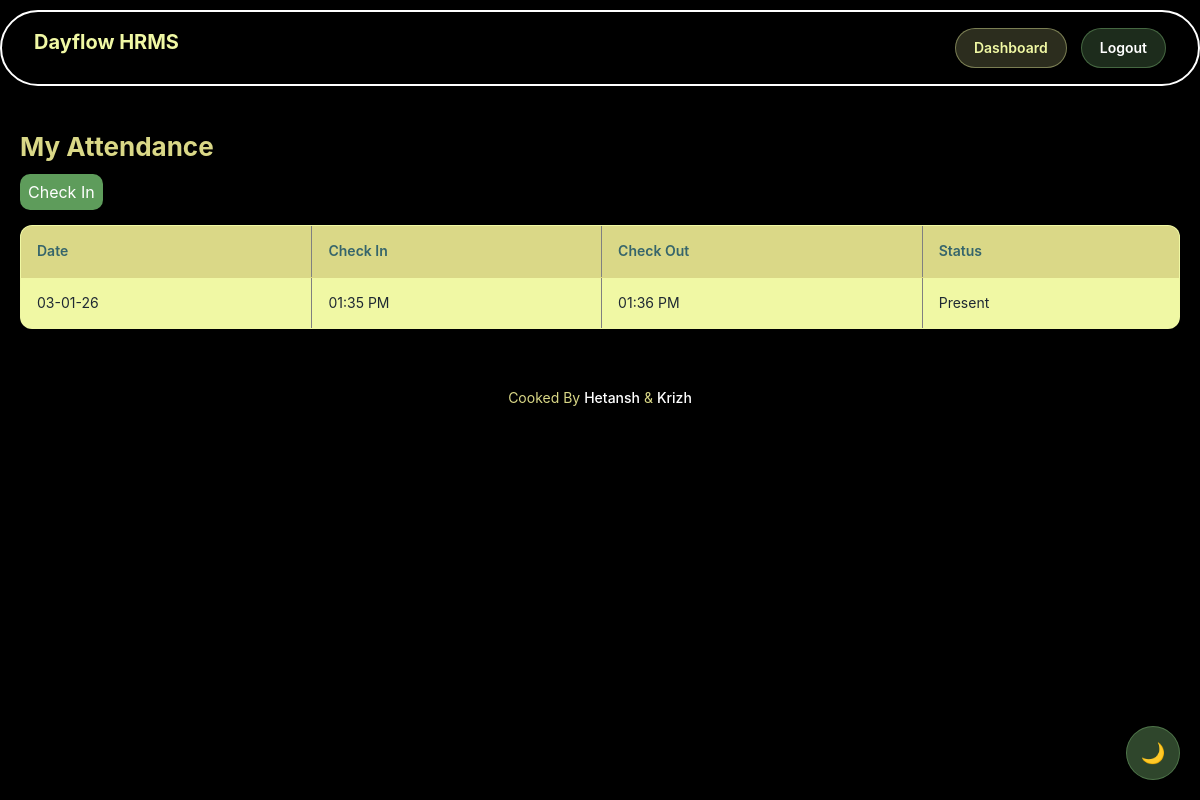
The page /employee/attendance (signed in) on the database its author committed.
### models.py (models this page shows)
class Attendance(db.Model):
    __tablename__ = "attendance"
    id = db.Column(db.Integer, primary_key=True)
    user_id = db.Column(db.Integer, db.ForeignKey("users.id"), nullable=False)
    date = db.Column(db.Date, default=date.today)
    check_in = db.Column(db.DateTime)
    check_out = db.Column(db.DateTime)
    status = db.Column(db.String(20))  # Present / Half-day / Absent / Leave
    user = db.relationship("User", backref="attendance_records")

### app.py (the view)
@app.route("/employee/attendance")
@login_required
def employee_attendance():
    if current_user.role != "EMPLOYEE":
        return redirect(url_for("login"))
    records = Attendance.query.filter_by(user_id=current_user.id).order_by(Attendance.date.desc()).all()
    today = date.today()
    today_record = Attendance.query.filter_by(
        user_id=current_user.id,
        date=today
    ).first()
    return render_template(
        "employee/attendance.html",
        records=records,
        today_record=today_record
    )

### app.py (called while the page is built)
@login_manager.user_loader
def load_user(user_id):
    return User.query.get(int(user_id))

@app.after_request
def disable_cache(response):
    response.headers["Cache-Control"] = "no-store, no-cache, must-revalidate, private"
    response.headers["Pragma"] = "no-cache"
    response.headers["Expires"] = "0"
    return response

### templates/employee/attendance.html
{% extends "base.html" %}
{% block content %}
<div class="attendance-page">
<h2>My Attendance</h2>
{% if not today_record or not today_record.check_in %}
    <a href="{{ url_for('employee_checkin') }}">Check In</a>
{% elif not today_record.check_out %}
    <a href="{{ url_for('employee_checkout') }}">Check Out</a>
{% else %}
    <p>Attendance completed for today</p>
{% endif %}
</div>
<div class="table-scroll">
<table border="1">
    <tr>
        <th>Date</th>
        <th>Check In</th>
        <th>Check Out</th>
        <th>Status</th>
    </tr>
    {% for r in records %}
<tr>
    <td>{{ r.date.strftime("%d-%m-%y") }}</td>
    <td>{{ r.check_in.strftime("%I:%M %p") if r.check_in else "" }}</td>
    <td>{{ r.check_out.strftime("%I:%M %p") if r.check_out else "" }}</td>
    <td>{{ r.status }}</td>
</tr>
{% endfor %}
</table>
</div>
{% endblock %}

### static/style.css (style rules this page uses)
* { margin: 0; padding: 0; box-sizing: border-box; }
html, body { min-height: 100%; }
body { color: #1f2933; line-height: 1.6; background: #000; overflow-x: hidden; font-family: "Inter", system-ui, sans-serif; }
.attendance-page a { background-color:#5e9c5b; padding: 8px; border-radius: 10px; text-decoration: none; color: white; }
h2 { font-size: 26px; margin-bottom: 12px; color: #DAD887; }
table { width: 100%; border-collapse: collapse; margin-top: 20px; background: #F0F8A4; border-radius: 12px; overflow: hidden; }
th, td { padding: 14px 16px; border-bottom: 1px solid #DAD887; text-align: left; font-size: 14px; }
th { background-color: #DAD887; color: #36656B; font-weight: 600; }

### rows shown on the page
Attendance: date "03-01-26", check_in "01:35 PM", check_out "01:36 PM", status "Present"
